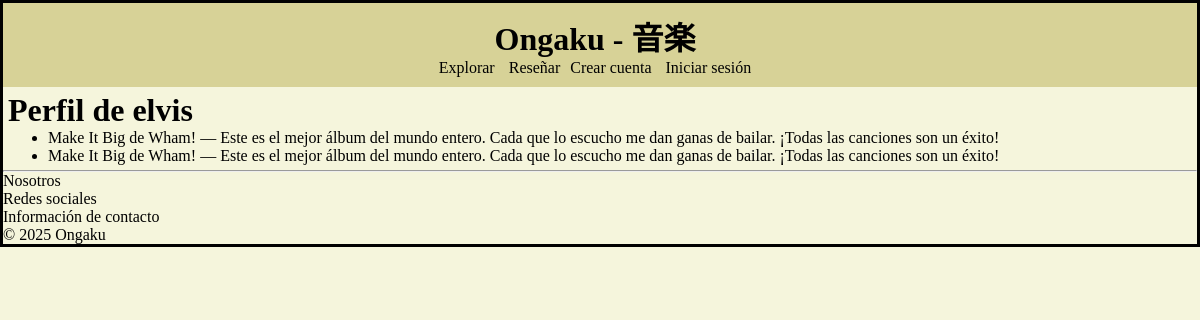
Screenshot of /users/elvis/ with the database file from the repository.
### reviews/models.py (models this page shows, shortened)
class Review(models.Model):
    usuario = models.ForeignKey(User, on_delete=models.CASCADE)
    fecha = models.DateTimeField(auto_now_add=True)
    artista = models.CharField(max_length=100)
    album = models.CharField(max_length=100)
    contenido = models.TextField()
    canción_fav = models.CharField(max_length=100)

### users/views.py (the view)
# urls.py: path('<str:username>/', views.mostrar_perfil, name='perfil'),
def mostrar_perfil(request, username):
    usuario = get_object_or_404(User, username=username)
    reseñas = Review.objects.filter(usuario=usuario)
    return render(request, 'perfil.html', {'usuario': usuario, 'reseñas': reseñas})

### templates/perfil.html (shortened to what this page needs)
{% extends "base.html" %}
{% block content %}
<h1>Perfil de {{ usuario.username }}</h1>
<ul>
  {% for reseña in reseñas %}
  <li>{{reseña.album}} de {{ reseña.artista }} — {{ reseña.contenido }}</li>
  {% empty %}
    <li>Este usuario no tiene reseñas todavía.</li>
  {% endfor %}
</ul>
{% endblock content %}

### templates/base.html (shortened to what this page needs)
{% load static %}
<!DOCTYPE html>
<html lang="en">
<head>
    <link rel="stylesheet", href="{% static 'base.css' %}">
</head>
<body>
<header>
    {% if not user.is_authenticated %}
        <h1 id="website-logo"> <a href="{% url 'home' %}">Ongaku - 音楽</a></h1>
        <div id="container">
            <nav>
                <a href="{% url 'explore:home' %}">Explorar</a>
                <a href="{% url 'reviews:crear_reseña' %}">Reseñar</a>
            </nav>
            <nav>
                <a href="{% url 'users:registro' %}">Crear cuenta</a>
                <a href="{% url 'users:ingreso' %}">Iniciar sesión</a>
            </nav>
        </div>
        {% endif %}
</header>
<main>
{% block content %}
{% endblock content %}
</main>
<hr>
<footer>
<p> Nosotros<br>
Redes sociales<br>
Información de contacto<br>
© 2025 Ongaku</p>
</footer>
</body>
</html>

### static/base.css (style rules this page uses)
* { margin: 0px; }
body { background-color: beige; border: 3px solid black; }
header { background-color: rgb(215, 210, 151); color: rgb(103, 140, 56); margin: 0px; border: 3px 0px; padding: 10px; }
a { color: black; text-decoration: none; margin-right: 10px; }
main { margin: 5px; }
#website-logo { display: flex; flex-direction: row; justify-content: center; }
#container { display: flex; flex-direction: row; justify-content:center; }
main { display: flex; flex-direction: column; justify-content: center; }

### rows the page displays
Review: album "Make It Big", artista "Wham!", contenido "Este es el mejor álbum del mundo entero. Cada que lo escucho me dan ganas de bailar. ¡Todas las canciones son un éxito!"
Review: album "Make It Big", artista "Wham!", contenido "Este es el mejor álbum del mundo entero. Cada que lo escucho me dan ganas de bailar. ¡Todas las canciones son un éxito!"

### other values shown
{{ usuario.username }} "elvis"
